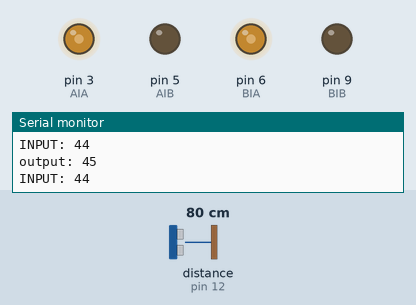
Bench run of a sketch on a simulated Arduino Uno, built with avr-gcc and run on an emulated ATmega328P. Shown: output pins drawn as LEDs (lit = HIGH), the last lines printed to the serial monitor. Wiring (inferred from the names in the program): ultrasonic range finder: trigger pin 11; echo pin 12. The test bench sets the inputs (shaded band); at power-on: distance to the obstacle (sensor on pin 12) 80 cm. The echo pulse lasts 58.3 µs per cm; pins used as bus, display or sensor lines are not drawn.

Above: at 1.2 s.
1.3 s: distance to the obstacle (sensor on pin 12) set to 4 cm
2.8 s: distance to the obstacle (sensor on pin 12) set to 2 cm
At 3.9 s:
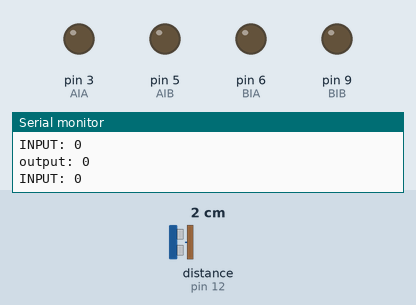
4.3 s: distance to the obstacle (sensor on pin 12) set to 183 cm
At 4.7 s:
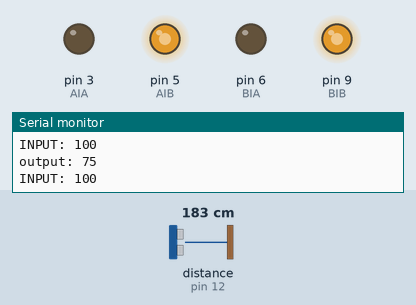
Timing chart, 0 to 7.3 s (numbered marks = the images above; inputs shaded):
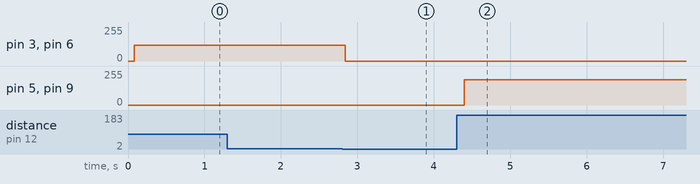

Measured:
- the behaviour switches between 3 and 2 cm on distance to the obstacle (sensor on pin 12) (found by bisection; images 0 and 1)
- after the input at 2.8 s, pin 3 (AIA), pin 6 (BIA): 120/255 → 0/255 at once
- after the input at 4.3 s, pin 5 (AIB), pin 9 (BIB): 0/255 → 191/255 after 0.10 s

The sketch:

FuzzyCarrinho.ino
```cpp
#include <FuzzyRule.h>
#include <FuzzyComposition.h>
#include <Fuzzy.h>
#include <FuzzyRuleConsequent.h>
#include <FuzzyOutput.h>
#include <FuzzyInput.h>
#include <FuzzyIO.h>
#include <FuzzySet.h>
#include <FuzzyRuleAntecedent.h>

// Passo 1 -  Instanciando um objeto da biblioteca
Fuzzy* fuzzy = new Fuzzy();

 #define echoPin 12 //Pino 13 recebe o pulso do echo
#define trigPin 11 //Pino 12 envia o pulso para gerar o echo
 const int AIA = 3;  // (pwm) pino 9 conectado ao pino A-IA do Módulo
const int AIB = 5;  // (pwm) pino 5 conectado ao pino A-IB do Módulo
const int BIA = 6; // (pwm) pino 10 conectado ao pino B-IA do Módulo
const int BIB = 9;  // (pwm) pino 6 conectado ao pino B-IB do Módulo

byte speed = 255;  // Mude este valor (0-255) para controlar a velocidade dos motores

void setup(){
 Serial.begin(9600);


pinMode(echoPin, INPUT); // define o pino 13 como entrada (recebe)
pinMode(trigPin, OUTPUT); // define o pino 12 como saida (envia)

pinMode(AIA, OUTPUT); // Colocando os pinos como saída
  pinMode(AIB, OUTPUT);
  pinMode(BIA, OUTPUT);
  pinMode(BIB, OUTPUT);

 // Passo 2 - Criando o FuzzyInput distancia
 FuzzyInput* distance = new FuzzyInput(1);// Como parametro seu ID

 // Criando os FuzzySet que compoem o FuzzyInput distancia
 FuzzySet* small = new FuzzySet(0, 10, 20, 40); // Distancia pequena
 distance->addFuzzySet(small); // Adicionando o FuzzySet small em distance
 FuzzySet* safe = new FuzzySet(30, 40, 50, 60); // Distancia segura
 distance->addFuzzySet(safe); // Adicionando o FuzzySet safe em distance
 FuzzySet* big = new FuzzySet(50, 60, 80, 80); // Distancia grande
 distance->addFuzzySet(big); // Adicionando o FuzzySet big em distance

 fuzzy->addFuzzyInput(distance); // Adicionando o FuzzyInput no objeto Fuzzy

 // Passo 3 - Criando o FuzzyOutput velocidade
 FuzzyOutput* velocity = new FuzzyOutput(1);// Como parametro seu ID

 // Criando os FuzzySet que compoem o FuzzyOutput velocidade
 FuzzySet* slow = new FuzzySet(0, 10, 20, 30); // Velocidade lenta
 velocity->addFuzzySet(slow); // Adicionando o FuzzySet slow em velocity
 FuzzySet* average = new FuzzySet(30, 40, 50, 60); // Velocidade normal
 velocity->addFuzzySet(average); // Adicionando o FuzzySet average em velocity
 FuzzySet* fast = new FuzzySet(60, 70, 80, 90); // Velocidade alta
 velocity->addFuzzySet(fast); // Adicionando o FuzzySet fast em velocity

 fuzzy->addFuzzyOutput(velocity); // Adicionando o FuzzyOutput no objeto Fuzzy

 //Passo 4 - Montando as regras Fuzzy
 // FuzzyRule "SE distancia = pequena ENTAO velocidade = lenta"
 FuzzyRuleAntecedent* ifDistanceSmall = new FuzzyRuleAntecedent(); // Instanciando um Antecedente para a expresso
 ifDistanceSmall->joinSingle(small); // Adicionando o FuzzySet correspondente ao objeto Antecedente
 FuzzyRuleConsequent* thenVelocitySlow = new FuzzyRuleConsequent(); // Instancinado um Consequente para a expressao
 thenVelocitySlow->addOutput(slow);// Adicionando o FuzzySet correspondente ao objeto Consequente
 // Instanciando um objeto FuzzyRule
 FuzzyRule* fuzzyRule01 = new FuzzyRule(1, ifDistanceSmall, thenVelocitySlow); // Passando o Antecedente e o Consequente da expressao

 fuzzy->addFuzzyRule(fuzzyRule01); // Adicionando o FuzzyRule ao objeto Fuzzy

 // FuzzyRule "SE distancia = segura ENTAO velocidade = normal"
 FuzzyRuleAntecedent* ifDistanceSafe = new FuzzyRuleAntecedent(); // Instanciando um Antecedente para a expresso
 ifDistanceSafe->joinSingle(safe); // Adicionando o FuzzySet correspondente ao objeto Antecedente
 FuzzyRuleConsequent* thenVelocityAverage = new FuzzyRuleConsequent(); // Instancinado um Consequente para a expressao
 thenVelocityAverage->addOutput(average); // Adicionando o FuzzySet correspondente ao objeto Consequente
 // Instanciando um objeto FuzzyRule
 FuzzyRule* fuzzyRule02 = new FuzzyRule(2, ifDistanceSafe, thenVelocityAverage); // Passando o Antecedente e o Consequente da expressao

 fuzzy->addFuzzyRule(fuzzyRule02); // Adicionando o FuzzyRule ao objeto Fuzzy

 // FuzzyRule "SE distancia = grande ENTAO velocidade = alta"
 FuzzyRuleAntecedent* ifDistanceBig = new FuzzyRuleAntecedent(); // Instanciando um Antecedente para a expresso
 ifDistanceBig->joinSingle(big); // Adicionando o FuzzySet correspondente ao objeto Antecedente
 FuzzyRuleConsequent* thenVelocityFast = new FuzzyRuleConsequent(); // Instancinado um Consequente para a expressao
 thenVelocityFast->addOutput(fast);// Adicionando o FuzzySet correspondente ao objeto Consequente
 // Instanciando um objeto FuzzyRule
 FuzzyRule* fuzzyRule03 = new FuzzyRule(3, ifDistanceBig, thenVelocityFast); // Passando o Antecedente e o Consequente da expressao

 fuzzy->addFuzzyRule(fuzzyRule03); // Adicionando o FuzzyRule ao objeto Fuzzy
}

void loop(){

	//seta o pino 12 com um pulso baixo "LOW" ou desligado ou ainda 0
    digitalWrite(trigPin, LOW);
  // delay de 2 microssegundos
    delayMicroseconds(2);
  //seta o pino 12 com pulso alto "HIGH" ou ligado ou ainda 1
    digitalWrite(trigPin, HIGH);
  //delay de 10 microssegundos
    delayMicroseconds(10);
  //seta o pino 12 com pulso baixo novamente
    digitalWrite(trigPin, LOW);
  //pulseInt lê o tempo entre a chamada e o pino entrar em high
    long duration = pulseIn(echoPin,HIGH);
  //Esse calculo é baseado em s = v . t, lembrando que o tempo vem dobrado
  //porque é o tempo de ida e volta do ultrassom
	long distancia = duration /29 / 2 ;
	if(distancia>180){
	  distancia=180;
	}
 int dist = map(distancia, 0,180,0,100);

 Serial.print("INPUT: ");
 Serial.println(dist);
// Passo 5 - Informar o valor das entradas, passando seu ID e valor
fuzzy->setInput(1, dist);
 // Passo 6 - Executar a fuzzyficação
 fuzzy->fuzzify();
 // Passo 7 - Executar a desfuzzyficação para cada saída, passando seu ID
 int output = fuzzy->defuzzify(1);
  Serial.print("output: ");
Serial.println(output);

 speed = map(output, 0, 100, 0, 255);
 if(speed<120 && speed>0){
  speed=120;
  forward();
}else{
backward();
}

}


void backward()
{
  analogWrite(AIA, 0);
  analogWrite(AIB, speed);
  analogWrite(BIA, 0);
  analogWrite(BIB, speed);
}

void forward()
{
  analogWrite(AIA, speed);
  analogWrite(AIB, 0);
  analogWrite(BIA, speed);
  analogWrite(BIB, 0);
}

void left()
{
  analogWrite(AIA, speed);
  analogWrite(AIB, 0);
  analogWrite(BIA, 0);
  analogWrite(BIB, speed);
}

void right()
{
  analogWrite(AIA, 0);
  analogWrite(AIB, speed);
  analogWrite(BIA, speed);
  analogWrite(BIB, 0);
}
void stop()
{
  analogWrite(AIA, 0);
  analogWrite(AIB, 0);
  analogWrite(BIA, 0);
  analogWrite(BIB, 0);
}
```
